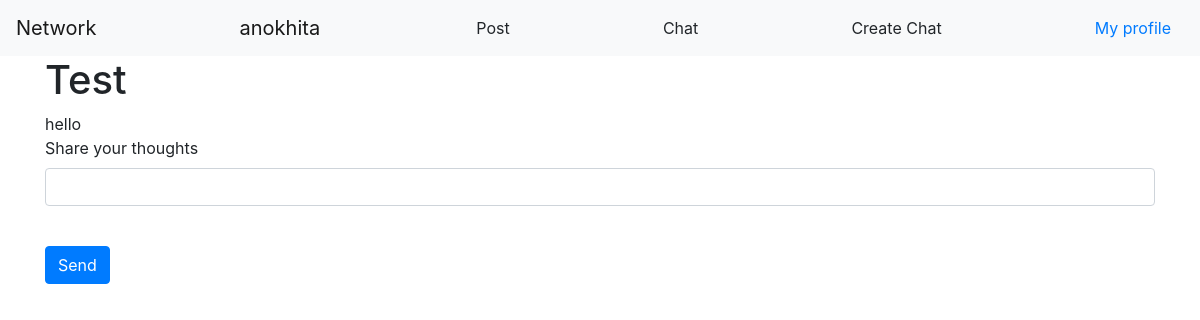
/get_post/1 (signed in), run on an earlier commit of the app's database.
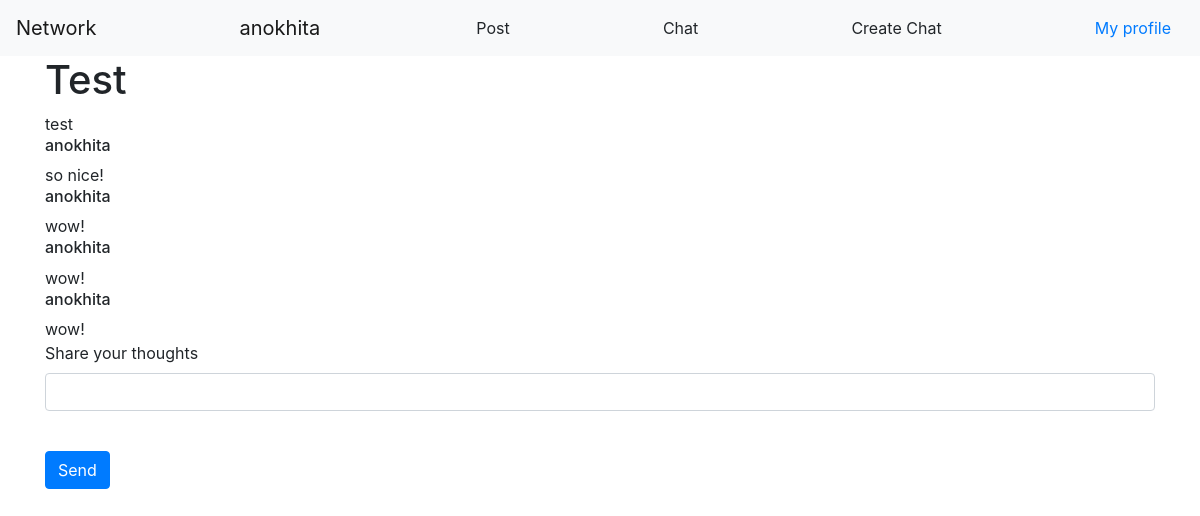
And on a later commit of the database.
### data/users.py (models this page shows, shortened)
class User(SqlAlchemyBase, UserMixin, SerializerMixin):
    __tablename__ = 'users'
    id = sqlalchemy.Column(sqlalchemy.Integer,
                           primary_key=True, autoincrement=True)
    name = sqlalchemy.Column(sqlalchemy.String, nullable=True)
    about = sqlalchemy.Column(sqlalchemy.String, nullable=True)
    email = sqlalchemy.Column(sqlalchemy.String, unique=True)
    hashed_password = sqlalchemy.Column(sqlalchemy.String, nullable=True)
    created_date = sqlalchemy.Column(sqlalchemy.DateTime,
                                     default=datetime.datetime.now)
    posts = orm.relation("Post", back_populates='user')
    room = sqlalchemy.Column(sqlalchemy.String, default='101')

### data/posts.py (models this page shows)
class Post(SqlAlchemyBase, UserMixin, SerializerMixin):
    __tablename__ = 'posts'
    id = sqlalchemy.Column(sqlalchemy.Integer,
                           primary_key=True, autoincrement=True)
    title = sqlalchemy.Column(sqlalchemy.String, nullable=True)
    content = sqlalchemy.Column(sqlalchemy.String, nullable=True)
    created_date = sqlalchemy.Column(sqlalchemy.DateTime,
                                     default=datetime.datetime.now)
    is_private = sqlalchemy.Column(sqlalchemy.Boolean, default=True)
    user_id = sqlalchemy.Column(sqlalchemy.Integer,
                                sqlalchemy.ForeignKey("users.id"))
    image = image_attachment('PostPicture')
    image_name = sqlalchemy.Column(sqlalchemy.String)
    comments = orm.relation("Comment", back_populates='post')
    user = orm.relation('User')

class Comment(SqlAlchemyBase, UserMixin, SerializerMixin):
    __tablename__ = 'comments'
    id = sqlalchemy.Column(sqlalchemy.Integer,
                           primary_key=True, autoincrement=True)
    content = sqlalchemy.Column(sqlalchemy.String, nullable=True)
    created_date = sqlalchemy.Column(sqlalchemy.DateTime,
                                     default=datetime.datetime.now)
    user_id = sqlalchemy.Column(sqlalchemy.Integer,
                                sqlalchemy.ForeignKey("users.id"))
    user = orm.relation('User')
    post_id = sqlalchemy.Column(sqlalchemy.Integer,
                                sqlalchemy.ForeignKey("posts.id"))
    post = orm.relation('Post')

### main.py (the view, shortened to what this page needs)
@app.route('/get_post/<int:id>', methods=['GET', 'POST'])
@login_required
def get_post(id):
    form = CommentForm()
    db_sess = db_session.create_session()
    post = db_sess.query(Post).filter(Post.id == id).first()
    db_sess.commit()
    return render_template('get_post.html', title='Post',
                           form=form, post=post)

### data/posts.py
class CommentForm(FlaskForm):
    content = StringField('Share your thoughts')
    send = SubmitField('Send')

### data/db_session.py (called while the page is built)
def create_session() -> Session:
    global __factory
    return __factory()

### main.py (called while the page is built)
@login_manager.user_loader
def load_user(user_id):
    db_sess = db_session.create_session()
    return db_sess.query(User).get(user_id)

### templates/get_post.html (shortened to what this page needs)
{% extends "base.html" %}
{% block content %}
<h1> {{post.title}} </h1>
<div>
        {{post.content}}
</div>
{% for comment in post.comments%}
    <div>
        <h6> {{comment.user.name}} </h6>
        {{comment.content}}
    </div>
    {% endfor %}
<form action="" method="post" novalidate>
    <p>
        {{ form.content.label }}<br>
        {{ form.content(class="form-control") }}<br>
    </p>
    <p>{{ form.send(type="submit", class="btn btn-primary") }}</p>
</form>
{% endblock %}

### templates/base.html (shortened to what this page needs)
<!doctype html>
<html lang="en">
<head>
    <link rel="stylesheet"
          href="https://stackpath.bootstrapcdn.com/bootstrap/4.4.1/css/bootstrap.min.css"
>
</head>
<body>
<header>
    <nav class="navbar navbar-light bg-light">
        <a class="navbar-brand" href="#">Network</a>
        {% if current_user.is_authenticated %}
            <a class="navbar-brand" href="/logout">{{ current_user.name }}</a>
            <a href="post" class="btn btn-default">Post</a>
            <a href="enterchat" class="btn btn-default">Chat</a>
            <a href="addchat" class="btn btn-default">Create Chat</a>
            <a href="/profile/{{ current_user.id }}" class="btn btn-link">My profile</a>
        {% else %}
            <p>
                <a class="btn btn-primary " href="/register">Sign Up</a>
                <a class="btn btn-success" href="/login">Sign In</a>
            </p>
{% endif %}
    </nav>
</header>
<main role="main" class="container">
    {% block content %}{% endblock %}
</main>
</body>
</html>

What changed in the data, as far as the page shows it:
changed Post "Test": content "hello" → "test"
added Comment: user.name "anokhita", content "so nice!"
added Comment: user.name "anokhita", content "wow!"
added Comment: user.name "anokhita", content "wow!"
added Comment: user.name "anokhita", content "wow!"
